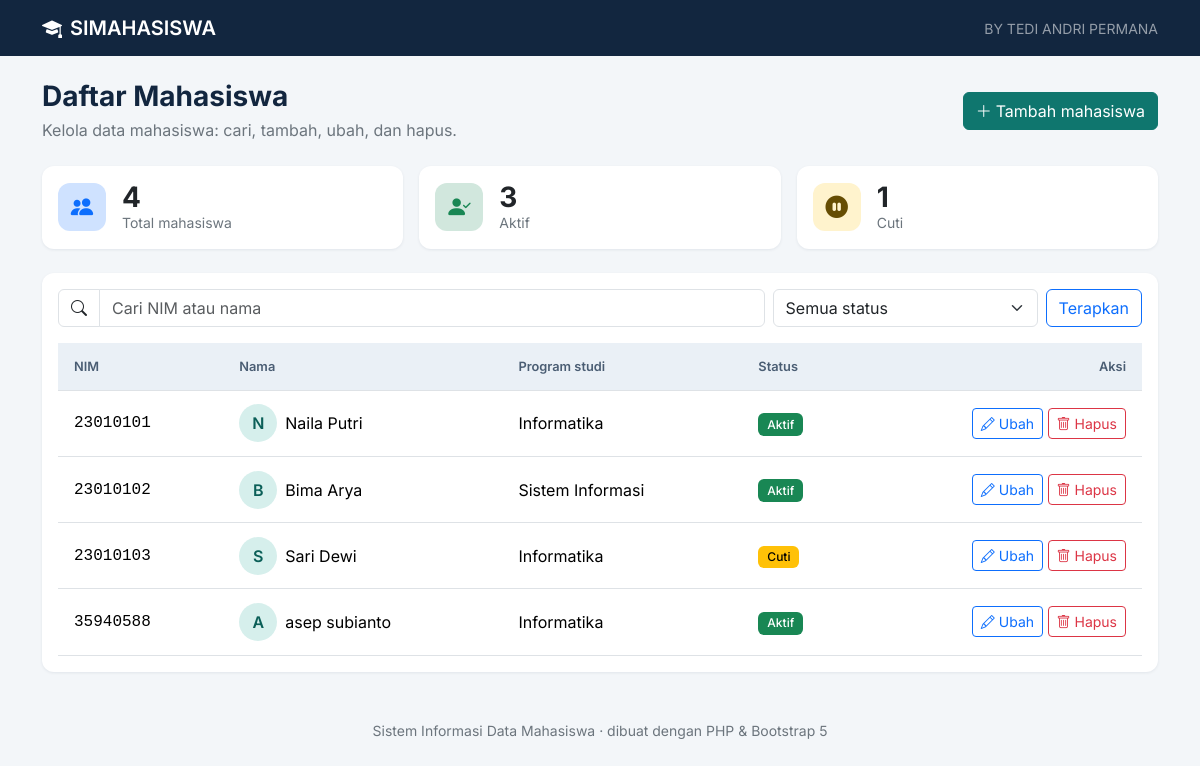
The page / on the database its author committed.
### tables this page shows
CREATE TABLE mahasiswa (
    nim TEXT PRIMARY KEY, nama TEXT NOT NULL, prodi TEXT NOT NULL, status TEXT NOT NULL DEFAULT "Aktif");

### config.php (called while the page is built, shortened)
<?php
function e(string $s): string { return htmlspecialchars($s, ENT_QUOTES, 'UTF-8'); }

### index.php (the view, shortened to what this page needs)
<?php
require __DIR__ . '/config.php';
$q = trim($_GET['q'] ?? '');
$sql = 'SELECT * FROM mahasiswa WHERE (nim LIKE :q OR nama LIKE :q)';
$params = [':q' => "%$q%"];
$stmt = $pdo->prepare($sql . ' ORDER BY nim');
$stmt->execute($params);
$rows = $stmt->fetchAll();
$count = fn(string $s) => (int)$pdo->query("SELECT COUNT(*) FROM mahasiswa WHERE status = '$s'")->fetchColumn();
$stats = [
    ['Total mahasiswa', (int)$pdo->query('SELECT COUNT(*) FROM mahasiswa')->fetchColumn(), 'bi-people-fill', 'bg-primary-subtle text-primary'],
    ['Aktif', $count('Aktif'), 'bi-person-check-fill', 'bg-success-subtle text-success'],
    ['Cuti', $count('Cuti'), 'bi-pause-circle-fill', 'bg-warning-subtle text-warning-emphasis'],
];
require __DIR__ . '/partials/header.php';
?>
<div class="d-flex flex-column flex-sm-row justify-content-between align-items-sm-center gap-2 mb-4">
  <div>
    <h1 class="h3 fw-bold mb-1">Daftar Mahasiswa</h1>
    <p class="text-secondary mb-0">Kelola data mahasiswa: cari, tambah, ubah, dan hapus.</p>
  </div>
  <a href="form.php" class="btn btn-primary"><i class="bi bi-plus-lg me-1"></i>Tambah mahasiswa</a>
</div>
<section class="row g-3 mb-4" aria-label="Ringkasan">
  <?php foreach ($stats as [$label, $val, $icon, $cls]): ?>
    <div class="col-12 col-sm-4">
      <div class="card h-100"><div class="card-body d-flex align-items-center gap-3">
        <div class="stat-icon <?= $cls ?>"><i class="bi <?= $icon ?>"></i></div>
        <div><div class="stat-number"><?= $val ?></div><div class="text-secondary small"><?= $label ?></div></div>
      </div></div>
    </div>
  <?php endforeach; ?>
</section>
<div class="card">
  <div class="card-body">
    <form class="row g-2 mb-3" method="get" role="search">
      <div class="col-12 col-md">
        <div class="input-group">
          <span class="input-group-text bg-white"><i class="bi bi-search"></i></span>
          <input type="search" id="q" name="q" value="<?= e($q) ?>" class="form-control" placeholder="Cari NIM atau nama">
        </div>
      </div>
      <div class="col-7 col-md-3">
        <select id="status" name="status" class="form-select">
          <option value="">Semua status</option>
        </select>
      </div>
      <div class="col-5 col-md-auto d-flex gap-2">
        <button class="btn btn-outline-primary flex-fill">Terapkan</button>
      </div>
    </form>
    <?php if (!$rows): ?>
      <div class="text-center text-secondary py-5">
        <i class="bi bi-inbox fs-1 d-block mb-2"></i>
        <p class="mb-3">Tidak ada data yang cocok.</p>
        <a href="form.php" class="btn btn-primary btn-sm">Tambah mahasiswa</a>
      </div>
    <?php else: ?>
      <div class="table-responsive d-none d-md-block">
        <table class="table table-hover align-middle mb-0">
          <thead><tr><th>NIM</th><th>Nama</th><th>Program studi</th><th>Status</th><th class="text-end">Aksi</th></tr></thead>
          <tbody>
          <?php foreach ($rows as $m): ?>
            <tr>
              <td class="font-monospace"><?= e($m['nim']) ?></td>
              <td><div class="d-flex align-items-center gap-2">
                <span class="avatar"><?= e(strtoupper(mb_substr($m['nama'], 0, 1))) ?></span><?= e($m['nama']) ?></div></td>
              <td><?= e($m['prodi']) ?></td>
              <td><span class="badge text-bg-<?= STATUS[$m['status']] ?>"><?= e($m['status']) ?></span></td>
              <td class="text-end text-nowrap">
                <a href="form.php?nim=<?= e($m['nim']) ?>" class="btn btn-sm btn-outline-primary" aria-label="Ubah <?= e($m['nama']) ?>"><i class="bi bi-pencil"></i> Ubah</a>
                <button class="btn btn-sm btn-outline-danger" data-bs-toggle="modal" data-bs-target="#hapusModal"
                        data-nim="<?= e($m['nim']) ?>" data-nama="<?= e($m['nama']) ?>" aria-label="Hapus <?= e($m['nama']) ?>"><i class="bi bi-trash"></i> Hapus</button>
              </td>
            </tr>
          <?php endforeach; ?>
          </tbody>
        </table>
      </div>
    <?php endif; ?>
  </div>
</div>
<?php require __DIR__ . '/partials/footer.php'; ?>

### partials/header.php (shortened to what this page needs)
<!DOCTYPE html>
<html lang="id">
<head>
  <link href="https://cdn.jsdelivr.net/npm/bootstrap@5.3.3/dist/css/bootstrap.min.css" rel="stylesheet">
  <link href="https://cdn.jsdelivr.net/npm/bootstrap-icons@1.11.3/font/bootstrap-icons.min.css" rel="stylesheet">
  <link href="assets/style.css" rel="stylesheet">
</head>
<body>
  <nav class="navbar navbar-expand navbar-dark app-nav sticky-top">
    <div class="container">
      <a class="navbar-brand fw-semibold" href="index.php"><i
          class="bi bi-mortarboard-fill me-2"></i>SIMAHASISWA</a>
      <span class="navbar-text d-none d-sm-inline small">BY TEDI ANDRI PERMANA</span>
    </div>
  </nav>
  <main class="container py-4">

### partials/footer.php (shortened to what this page needs)
</main>
<footer class="text-center text-secondary small py-4">Sistem Informasi Data Mahasiswa · dibuat dengan PHP &amp; Bootstrap 5</footer>
</body>
</html>

### assets/style.css (style rules this page uses)
:root { --brand: #0f766e; --brand-dark: #0b5f58; --ink: #12263f; }
body { font-family: 'Inter', system-ui, sans-serif; background: #f3f6f9; color: var(--ink); }
.app-nav { background: var(--ink); }
.btn-primary { --bs-btn-bg: var(--brand); --bs-btn-border-color: var(--brand); --bs-btn-hover-bg: var(--brand-dark); --bs-btn-hover-border-color: var(--brand-dark); --bs-btn-active-bg: var(--brand-dark); --bs-btn-active-border-color: var(--brand-dark); }
.card { border: 0; border-radius: .75rem; box-shadow: 0 1px 3px rgba(18,38,63,.08); }
.stat-icon { width: 48px; height: 48px; border-radius: .75rem; display: grid; place-items: center; font-size: 1.4rem; }
.stat-number { font-size: 1.75rem; font-weight: 700; line-height: 1.1; }
.table thead th { background: #eaf0f6; font-size: .8rem; font-weight: 600; color: #4a5d73; white-space: nowrap; }
.table td, .table th { padding: .85rem 1rem; }
.avatar { width: 38px; height: 38px; border-radius: 50%; background: #d6efec; color: var(--brand-dark); display: grid; place-items: center; font-weight: 600; flex: none; }
.badge { font-weight: 500; padding: .45em .75em; }

### rows shown on the page
mahasiswa: nim "23010101", nama "N", nama "Naila Putri", prodi "Informatika", status "Aktif"
mahasiswa: nim "23010102", nama "B", nama "Bima Arya", prodi "Sistem Informasi", status "Aktif"
mahasiswa: nim "23010103", nama "S", nama "Sari Dewi", prodi "Informatika", status "Cuti"
mahasiswa: nim "35940588", nama "A", nama "asep subianto", prodi "Informatika", status "Aktif"

### other values the page prints
$val "4"
$label "Total mahasiswa"
$val "3"
$label "Aktif"
$val "1"
$label "Cuti"
